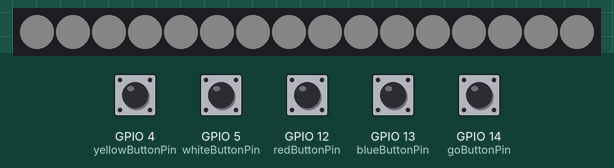
This sketch was run on a simulated ESP8266 (NodeMCU). Parts: 16 RGB LEDs in strip order, left to right. The test bench sets the inputs (shaded band); at power-on: GPIO 4 (yellowButtonPin), GPIO 5 (whiteButtonPin), GPIO 12 (redButtonPin), GPIO 13 (blueButtonPin), GPIO 14 (goButtonPin) HIGH. Dim RGB values are drawn brighter than linear; WiFi joins after 1.5 s; servers stay silent unless stated; uploads are accepted with an empty reply; what the sketch prints to the serial monitor is not drawn.

Above: at 6.3 s.
6.4 s: GPIO 4 (yellowButtonPin) pulled LOW for 0.15 s
At 6.55 s:
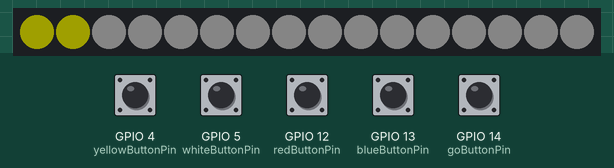
7.1 s: GPIO 12 (redButtonPin) pulled LOW for 1 s
At 7.76 s:
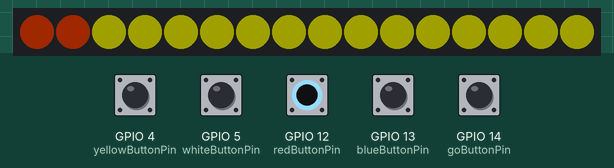
8.7 s: GPIO 5 (whiteButtonPin) pulled LOW for 0.15 s
At 8.96 s:
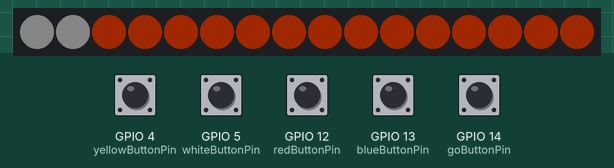
9.4 s: GPIO 13 (blueButtonPin) pulled LOW for 1 s
At 10.17 s:
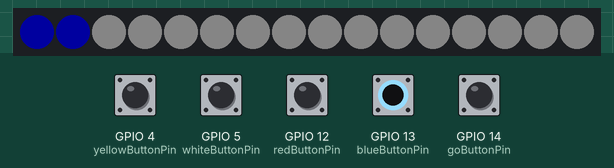
11.0 s: GPIO 4 (yellowButtonPin) pulled LOW for 1 s
At 12.7 s:
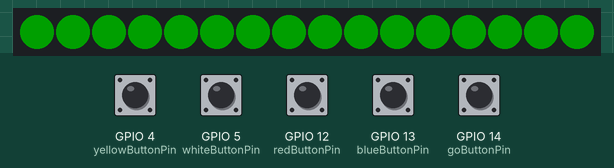
13.5 s: GPIO 5 (whiteButtonPin) pulled LOW for 1 s
At 13.72 s:
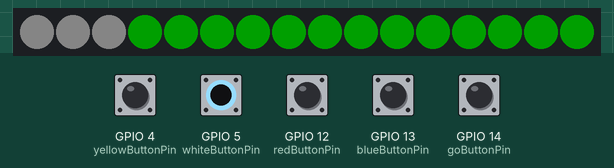

The sketch:

lightMasterMain.ino
```cpp
//Note:  You will need to provide lightMasterConfig.h which contains SSID, SSID Password, and your lifx application secret.

#include <ESP8266WiFi.h>
#include <WiFiClientSecure.h>
#include "lightMasterConfig.h"
#include <Adafruit_NeoPixel.h>

const int redButtonPin = 12;
const int blueButtonPin = 13;
const int yellowButtonPin = 4;
const int whiteButtonPin = 5;
const int goButtonPin = 14;

const int neoPixelPin = 2;
const int numberOfPixels = 16;

Adafruit_NeoPixel previewRing = Adafruit_NeoPixel(numberOfPixels, neoPixelPin);

const uint32_t red = previewRing.Color(128, 0, 0);
const uint32_t blue = previewRing.Color(0, 0, 128);
const uint32_t yellow = previewRing.Color(128, 128, 0);
const uint32_t green = previewRing.Color(0, 128, 0);
const uint32_t purple = previewRing.Color(128, 0, 128);
const uint32_t orange = previewRing.Color(128, 32, 0);
const uint32_t white = previewRing.Color(32, 32, 32);

uint32_t colors[] = {red,yellow,green,blue};

String currentColor = "white";
String body = "{\"power\":\"on\",\"color\":\"white\",\"fast\":true}";

int redButtonState = 0;
int blueButtonState = 0;
int yellowButtonState = 0;
int whiteButtonState = 0;
int goButtonState = 0;

void setup()
{
    previewRing.setBrightness(64);
    previewRing.begin();
    startupLook(colors);

    pinMode(redButtonPin, INPUT_PULLUP);
    pinMode(blueButtonPin, INPUT_PULLUP);
    pinMode(yellowButtonPin, INPUT_PULLUP);
    pinMode(whiteButtonPin, INPUT_PULLUP);
    pinMode(goButtonPin, INPUT_PULLUP);

    connectToWifi(SSID, SSID_PASSWORD);

    setLightState(body, LIFXSELECTOR);
}

void loop()
{
    redButtonState = digitalRead(redButtonPin);
    blueButtonState = digitalRead(blueButtonPin);
    yellowButtonState = digitalRead(yellowButtonPin);
    whiteButtonState = digitalRead(whiteButtonPin);
    goButtonState = digitalRead(goButtonPin);

    if (redButtonState == LOW) {
        if (currentColor == "white") {
            updatePreview(red);
            currentColor = "red";
            body = "{\"color\":\"red\",\"fast\":true}";
        }
        else if (currentColor == "blue"){
            updatePreview(purple);
            currentColor = "purple";
            body = "{\"color\":\"purple\",\"fast\":true}";
        }
        else if (currentColor == "yellow"){
            updatePreview(orange);
            currentColor = "orange";
            body = "{\"color\":\"orange\",\"fast\":true}";
        }
    }

    if (blueButtonState == LOW) {
        if (currentColor == "white"){
            updatePreview(blue);
            currentColor = "blue";
            body = "{\"color\":\"blue\",\"fast\":true}";
        }
        else if (currentColor == "red"){
            updatePreview(purple);
            currentColor = "purple";
            body = "{\"color\":\"purple\",\"fast\":true}";
        }
        else if (currentColor == "yellow"){
            updatePreview(green);
            currentColor = "green";
            body = "{\"color\":\"green\",\"fast\":true}";
        }
    }

    if (yellowButtonState == LOW) {
        if (currentColor == "white"){
            updatePreview(yellow);
            currentColor = "yellow";
            body = "{\"color\":\"yellow\",\"fast\":true}";
        }
        else if (currentColor == "blue"){
            updatePreview(green);
            currentColor = "green";
            body = "{\"color\":\"green\",\"fast\":true}";
        }
        else if (currentColor == "red") {
            updatePreview(orange);
            currentColor = "orange";
            body = "{\"color\":\"orange\",\"fast\":true}";
        }
    }

    if (whiteButtonState == LOW) {
        updatePreview(white);
        currentColor = "white";
        body = "{\"color\":\"white\",\"fast\":true}";
    }

    if (goButtonState == LOW) {
        setLightState(body, LIFXSELECTOR);
        delay(500);
    }
}

void connectToWifi(String ssid, String ssid_password)
{
    Serial.begin(115200);
    Serial.println();
    Serial.print("connecting to ");
    Serial.println(ssid);
    WiFi.mode(WIFI_STA);
    WiFi.begin(SSID, SSID_PASSWORD);

    while (WiFi.status() != WL_CONNECTED)
    {
        delay(500);
        Serial.print(".");
    }

    Serial.println("\nWiFi connected");
    Serial.println("IP address: ");
    Serial.println(WiFi.localIP());
    updatePreview(white);
}

void setLightState(String body, String selector){
    WiFiClientSecure client;
    Serial.print("connecting to ");
    Serial.println(HOST);
    if (!client.connect(HOST, SSL_PORT))
    {
        Serial.println("connection failed");
        return;
    }

    String url = "/v1/lights/" + selector + "/state";
    Serial.print("requesting URL: ");
    Serial.println(url);

    client.print(String("PUT ") + url + " HTTP/1.1\r\n" +
                 "Host: " + HOST + "\r\n" +
                 "Authorization: Bearer " + AUTH_TOKEN + "\r\n" +
                 "Connection: close\r\n" +
                 "Content-Type: application/json\r\n" +
                 "Content-Length: " + body.length() + "\r\n\r\n" +
                 body + "\r\n");

    Serial.println("request sent");

    while (client.connected() || client.available())
    {
        if (client.available())
        {
            String line = client.readStringUntil('\n');
            Serial.println(line);
        }
    }
    client.stop();
    Serial.println("\n[Disconnected]");
}

void updatePreview(uint32_t newColor){
    for (int i=0; i<numberOfPixels; i++){
        previewRing.setPixelColor(i, newColor);
        previewRing.show();
        delay(75);
    }
}

void startupLook(uint32_t listOfColors[]){
    for (int i=0; i<sizeof(listOfColors); i++){
        for (int j=i; j<numberOfPixels; j=j+4){
            previewRing.setPixelColor(j, listOfColors[i]);
            previewRing.show();
            delay(75);
        }
    }
}
```

lightMasterConfig-Sample.h
```cpp
//Holds the values for SSID, SSID password, application secret, and any other data that needs to be secured.
//Be sure to remove '-Sample' from the file name.

#ifndef lightMasterConfig_h
#define lightMasterConfig_h

#include <Arduino.h>

#define SSID "" //wifi SSID
#define SSID_PASSWORD "" //wifi password
#define AUTH_TOKEN "" //lifx auth token
#define HOST "api.lifx.com"
#define SSL_PORT 443
#define LIFXSELECTOR "" //selector value for lifx calls.  See https://api.developer.lifx.com/docs/selectors

#endif
```

Measured:
- after the input at 6.4 s, the LEDs: first change at once (image 1 shows a later state)
- after the input at 7.1 s, the LEDs: first differ from a run without the input after 0.58 s (image 2)
- after the input at 8.7 s, the LEDs: first differ from a run without the input after 0.19 s (image 3)
- after the input at 9.4 s, the LEDs: first differ from a run without the input after 0.70 s (image 4)
- after the input at 11.0 s, the LEDs: first differ from a run without the input after 0.39 s (image 5 shows a later state)
- after the input at 13.5 s, the LEDs: first change at once (image 6 shows a later state)
